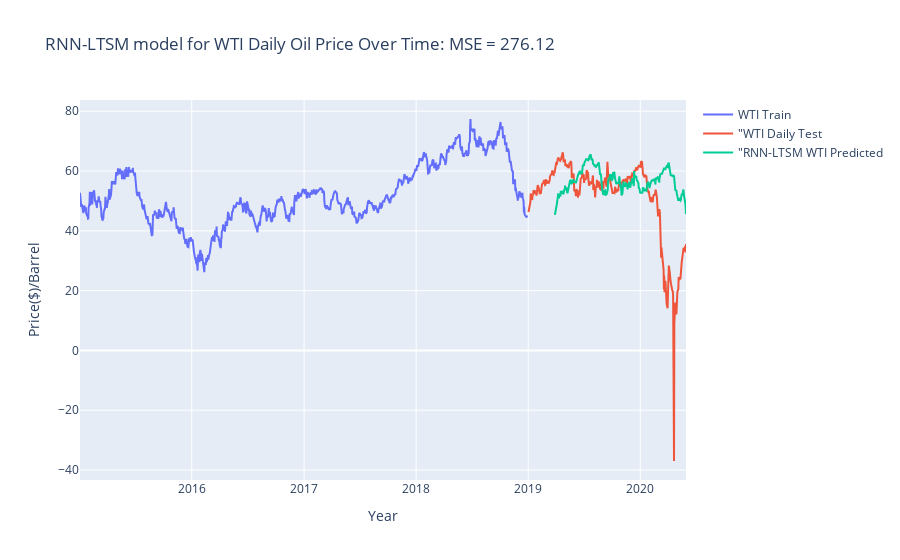

Notebook code for this chart:
### Code cell
#Visualising the predictions and original data using Plotly
fig = go.Figure()
fig.add_trace(go.Scatter(x=WTI_train_2.index,
        y=WTI_train_2["WTI_train"], mode='lines',
        name='WTI Train'))
fig.add_trace(go.Scatter(x=WTI_test.index,
        y=WTI_test["WTI_test"],mode='lines',
        name='"WTI Daily Test'))
fig.add_trace(go.Scatter(x=WTI_predictions.index,
        y=WTI_predictions['WTI_pred'],mode='lines',
        name='"RNN-LTSM WTI Predicted'))
fig.update_layout(
    title= "RNN-LTSM model for WTI Daily Oil Price Over Time: MSE = 276.12",
    xaxis_title="Year",
    yaxis_title="Price($)/Barrel")
fig.show()

### Figure 1 — Plotly figure (JSON) as saved in the notebook; plotly's stock layout.template omitted (floating-point values rounded to 4 significant figures; data arrays with more than 128 entries replaced by an {"elided": "..."} marker saying what was removed)
{"data": [{"mode": "lines", "name": "WTI Train", "type": "scatter", "x": {"elided": "996 str values"}, "y": {"elided": "996 float values"}}, {"mode": "lines", "name": "\"WTI Daily Test", "type": "scatter", "x": {"elided": "351 str values"}, "y": {"elided": "351 float values"}}, {"mode": "lines", "name": "\"RNN-LTSM WTI Predicted", "type": "scatter", "x": {"elided": "291 str values"}, "y": {"elided": "291 float values"}}], "layout": {"title": {"text": "RNN-LTSM model for WTI Daily Oil Price Over Time: MSE = 276.12"}, "xaxis": {"title": {"text": "Year"}}, "yaxis": {"title": {"text": "Price($)/Barrel"}}}}
